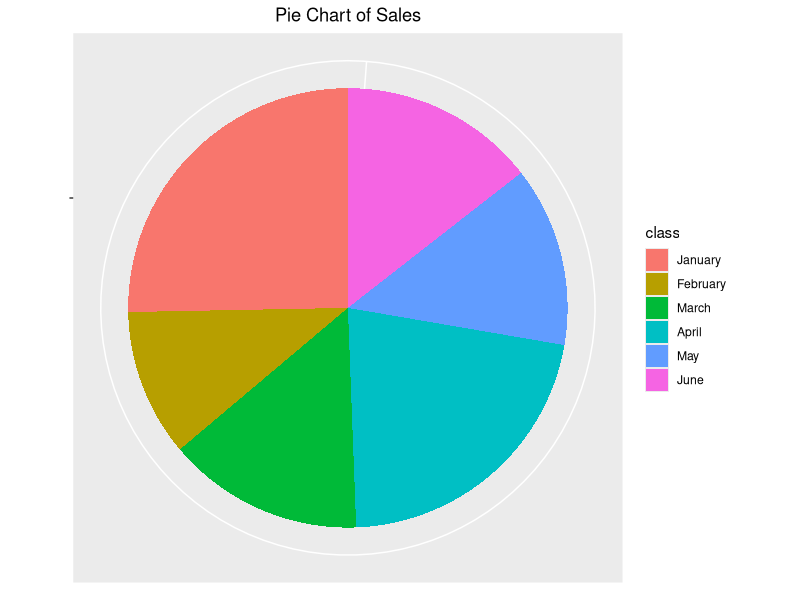
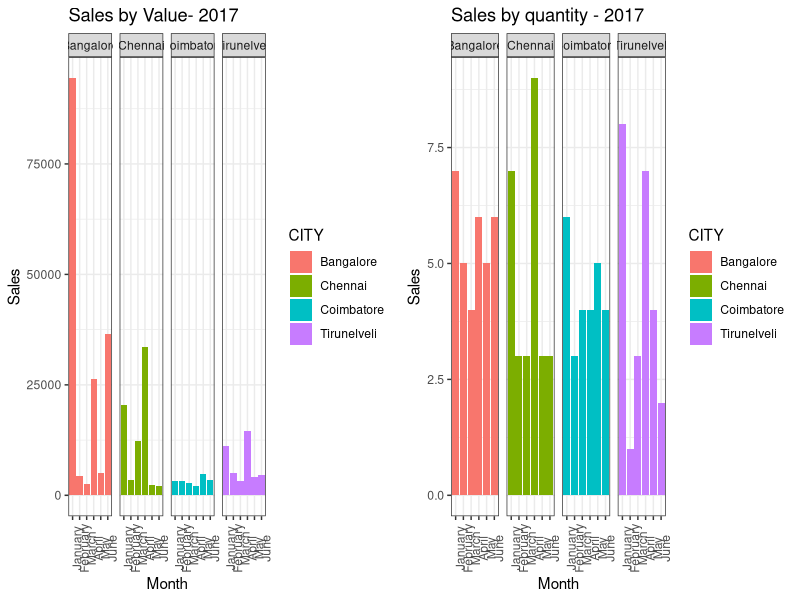
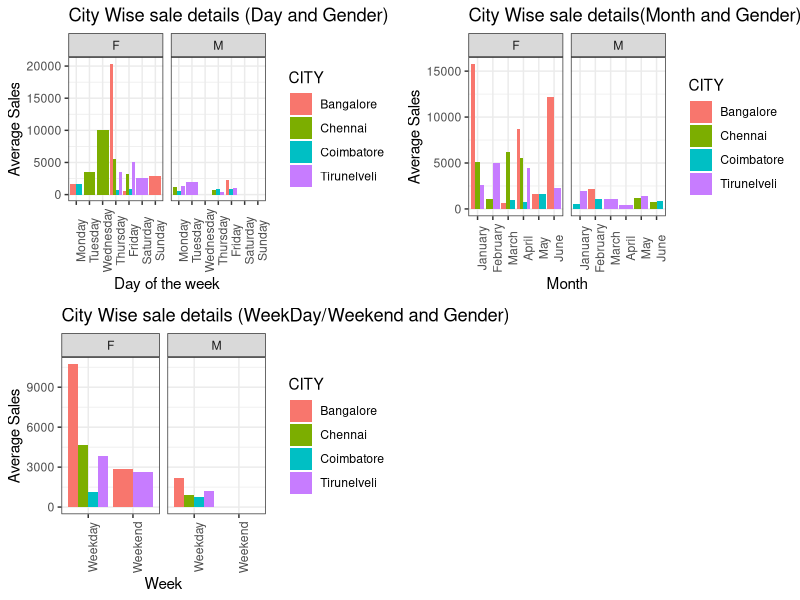
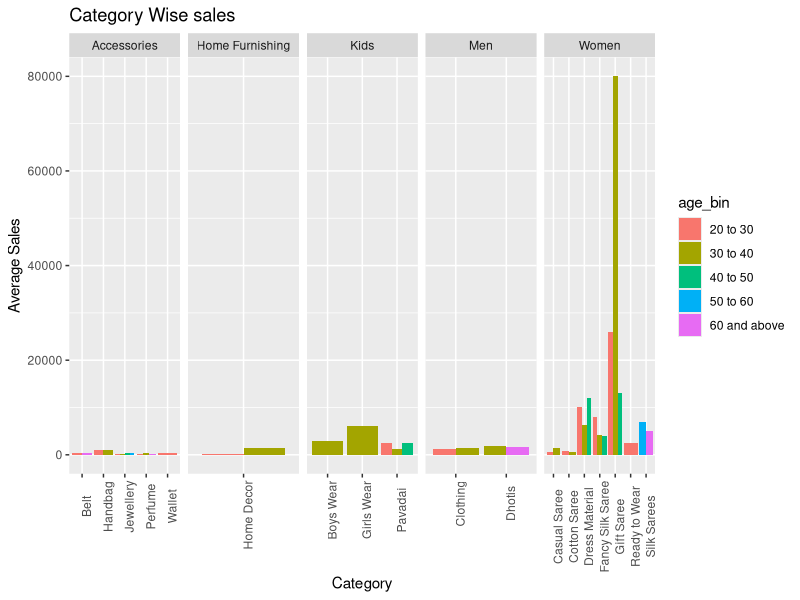
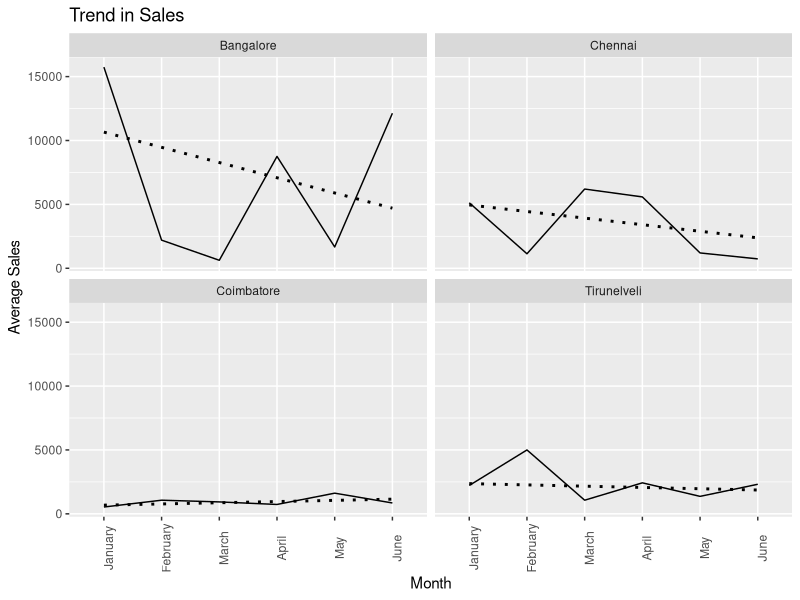
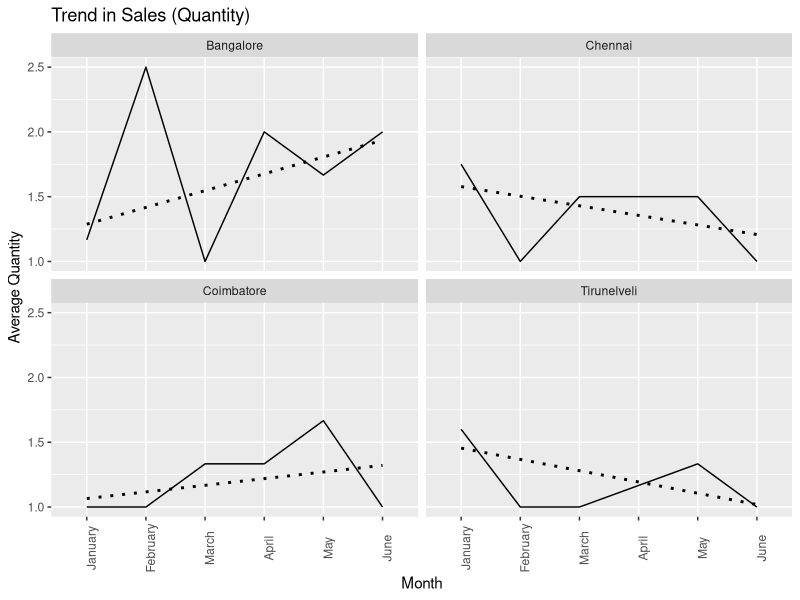
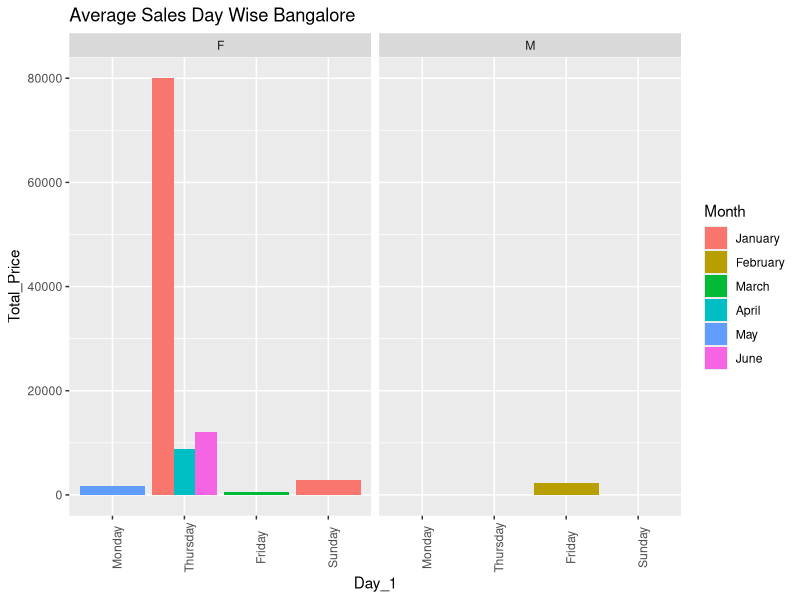
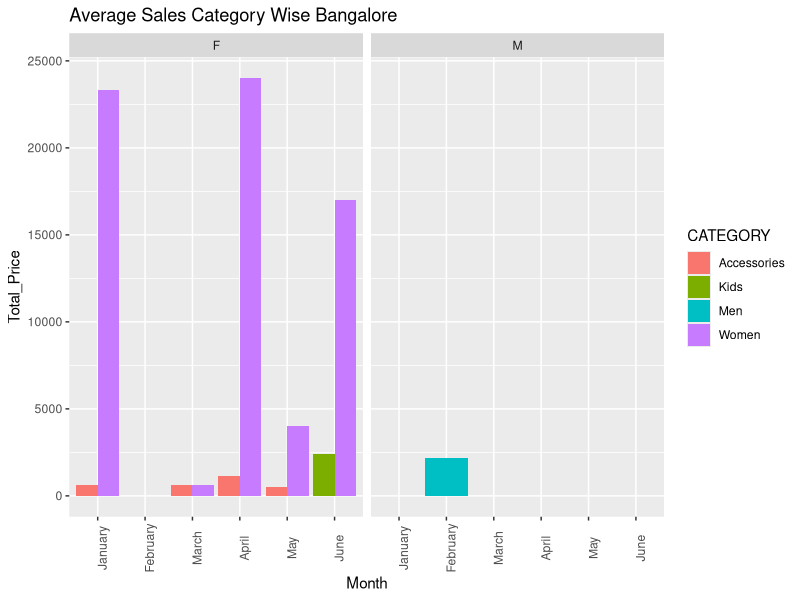

These charts were generated, in order, by the following R code:
library(ggplot2)
library(scales)
library(dplyr)
library(cowplot)
library(lubridate)
setwd("C:/Geetha/Ondipuli/RMKV")

file <-  read.csv("Transaction.csv")
names(file)

file$Month <- factor(file$Month, levels = c( "January", "February","March", "April", "May", "June", "July", "August", "September", "October", "November", "December" ))
file$Day_1 <- factor(file$Day_1, levels = c("Monday", "Tuesday", "Wednesday", "Thursday", "Friday", "Saturday", "Sunday"))
file$QUANTITY <- as.numeric(file$QUANTITY)
file$UNIT_PRICE <- as.numeric(file$UNIT_PRICE)
file$Total_Price <- as.numeric(file$Total_Price)

file$age_bin[file$AGE < 20] = "Less than 20"
file$age_bin[file$AGE >= 20 & file$AGE < 30] = "20 to 30"
file$age_bin[file$AGE >= 30 & file$AGE < 40] = "30 to 40"
file$age_bin[file$AGE >= 40 & file$AGE < 50] = "40 to 50"
file$age_bin[file$AGE >= 50 & file$AGE < 60] = "50 to 60"
file$age_bin[file$AGE >= 60] = "60 and above"
file$Date <- mdy(file$Date)


#Sales Insight - overall analysis for all states

#Compare sales at multiple locations - by month/category/customer/

#ggplot(file, aes(x = CITY, y = Total_Price, fill = CATEGORY))+
#stat_summary(fun.y = "mean", geom = 'bar', position = "dodge")+
#labs(title = "City Wise sale details", x = "City", y = "Average Sales")+
#geom_text(aes(label=scales::percent(..prop../sum(..prop..))), position=position_dodge(width=0.9), vjust=-0.25)

#Overall sales by the company

ggplot(file, aes(x = "", y = "Total_Price", fill = Month))+
  geom_bar(width = 1, stat = "identity")+
  theme(axis.line = element_blank(), 
        plot.title = element_text(hjust=0.5))+
  coord_polar(theta = "y", start=0)+
  labs(fill="class", 
       x=NULL, 
       y=NULL, 
       title="Pie Chart of Sales"
  )


###################################################################################
#Overall sales plots

p1 <- ggplot(file, aes(Month, Total_Price, fill = CITY))+
  geom_bar(stat = "identity")+
  labs(title = "Sales by Value- 2017", x = "Month", y = "Sales")+
  theme_bw()+
  theme(axis.text.x = element_text(angle = 90))+
  facet_grid(~CITY)

p2 <- ggplot(file, aes(Month, QUANTITY, fill = CITY))+
  geom_bar(stat = "identity")+
  labs(title = "Sales by quantity - 2017", x = "Month", y = "Sales")+
  theme_bw()+
  theme(axis.text.x = element_text(angle = 90))+
  facet_grid(~CITY)

plot_grid(p1,p2)

#################################################################################

#Sales by week/Month

p3 <- ggplot(file, aes(x = Day_1, y = Total_Price, fill = CITY))+
  stat_summary(fun.y = "mean", geom = 'bar', position = "dodge")+
  labs(title = "City Wise sale details (Day and Gender)", x = "Day of the week", y = "Average Sales")+
  theme_bw()+
  theme(axis.text.x = element_text(angle = 90))+
  facet_grid(~CUST_SEX)

p4 <- ggplot(file, aes(x = Month, y = Total_Price, fill = CITY))+
  stat_summary(fun.y = "mean", geom = 'bar', position = "dodge")+
  labs(title = "City Wise sale details(Month and Gender)", x = "Month", y = "Average Sales")+
  theme_bw()+
  theme(axis.text.x = element_text(angle = 90))+
  facet_grid(~CUST_SEX)


p5 <- ggplot(file, aes(x = Day_2, y = Total_Price, fill = CITY))+
  stat_summary(fun.y = "mean", geom = 'bar', position = "dodge")+
  labs(title = "City Wise sale details (WeekDay/Weekend and Gender)", x = "Week", y = "Average Sales")+
  theme_bw()+
  theme(axis.text.x = element_text(angle = 90))+
  facet_grid(~CUST_SEX)

plot_grid(p3,p4,p5)

####################################################################################

#sales analysis by category
ggplot(file, aes(x = PDT_CAT_1, y = Total_Price, fill = age_bin))+
  facet_grid(~CATEGORY,scales = "free_x")+
  theme(axis.text.x = element_text(angle = 90))+
  labs(title = "Category Wise sales", x = "Category", y = "Average Sales")+
  stat_summary(fun.y = "mean", geom = "bar", position = position_dodge(.9))

####################################################################################


#Trend in sales

ggplot(file, aes(x = Month, y = Total_Price, group = 1))+
  facet_wrap(~ CITY) + theme(legend.position = "none") + 
  stat_summary(fun.y="mean", geom="line") + 
  geom_smooth(method="lm", se=FALSE, linetype=3, color="black")+
  theme(axis.text.x = element_text(angle = 90))+
  labs(title = "Trend in Sales", x = "Month", y = "Average Sales")

ggplot(file, aes(x = Month, y = QUANTITY, group = 1))+
  facet_wrap(~ CITY) + theme(legend.position = "none") + 
  stat_summary(fun.y="mean", geom="line") + 
  geom_smooth(method="lm", se=FALSE, linetype=3, color="black")+
  theme(axis.text.x = element_text(angle = 90))+
  labs(title = "Trend in Sales (Quantity)", x = "Month", y = "Average Quantity")


#ggplot(file, aes(x = CITY, y = Total_Price, fill = CATEGORY))+
#geom_bar(stat = "identity")+
#geom_text(aes(label=scales::percent(..prop../sum(..prop..))), position=position_dodge(width=0.9), vjust=-0.25)

##################################################################################

#Build a model for a city 

city_graph <- function(City){
  
  file <- file %>% 
    filter(CITY == City)
  
  
  
  p1 <- ggplot(data = file, aes(x = Day_1, y = Total_Price, fill = Month))+
    stat_summary(fun.y = "mean", geom = "bar", position = "dodge")+
    theme(axis.text.x = element_text(angle = 90))+
    labs(title = paste0("Average Sales Day Wise"," ", file$CITY))+
    facet_grid(~CUST_SEX)
  
  
  p2 <- ggplot(data = file, aes(x = Month, y = Total_Price, fill = CATEGORY))+
    stat_summary(fun.y = "mean", geom = "bar", position = "dodge")+
    theme(axis.text.x = element_text(angle = 90))+
    labs(title = paste0("Average Sales Category Wise", " ", file$CITY))+
    facet_grid(~CUST_SEX)
  
  p3 <- ggplot(file, aes(x = PDT_CAT_1, y = Total_Price, fill = age_bin))+
    facet_grid(~CATEGORY,scales = "free_x")+
    theme(axis.text.x = element_text(angle = 90))+
    labs(title = paste0("Category Wise sales" , " ", file$CITY), x = "Category", y = "Average Sales")+
    stat_summary(fun.y = "mean", geom = "bar", position = position_dodge(.9))
  
  
  p4 <- ggplot(file, aes(x = Month, y = Total_Price, group = 1, color = CATEGORY))+
    facet_wrap(~ CATEGORY) + theme(legend.position = "none") + 
    stat_summary(fun.y="mean", geom="line") + 
    geom_smooth(method="lm", se=FALSE, linetype=3, color="black")+
    theme(axis.text.x = element_text(angle = 90))+
    labs(title = paste0("Trend in Sales", " ", file$CITY))
  
  p5 <- ggplot(file, aes(x = Month, y = QUANTITY, group = 1))+
    facet_wrap(~ CATEGORY) + theme(legend.position = "none") + 
    stat_summary(fun.y="mean", geom="line") + 
    geom_smooth(method="lm", se=FALSE, linetype=3, color="black")+
    theme(axis.text.x = element_text(angle = 90))+
    labs(title = paste0("Trend in Sales (Quantity)", " ", file$CITY), x = "Month", y = "Average Quantity")
  
  
  print(p1)
  print(p2)
  print(p3)
  print(p4)
  print(p5)
  
}

city_graph("Bangalore")


#forecast sales 
library(forecast)
library(zoo)
file$age_bin <- NULL
file_1 <- ts(file)

fc <- forecast(file$Total_Price)
autoplot(fc)+geom_forecast(h =30)











